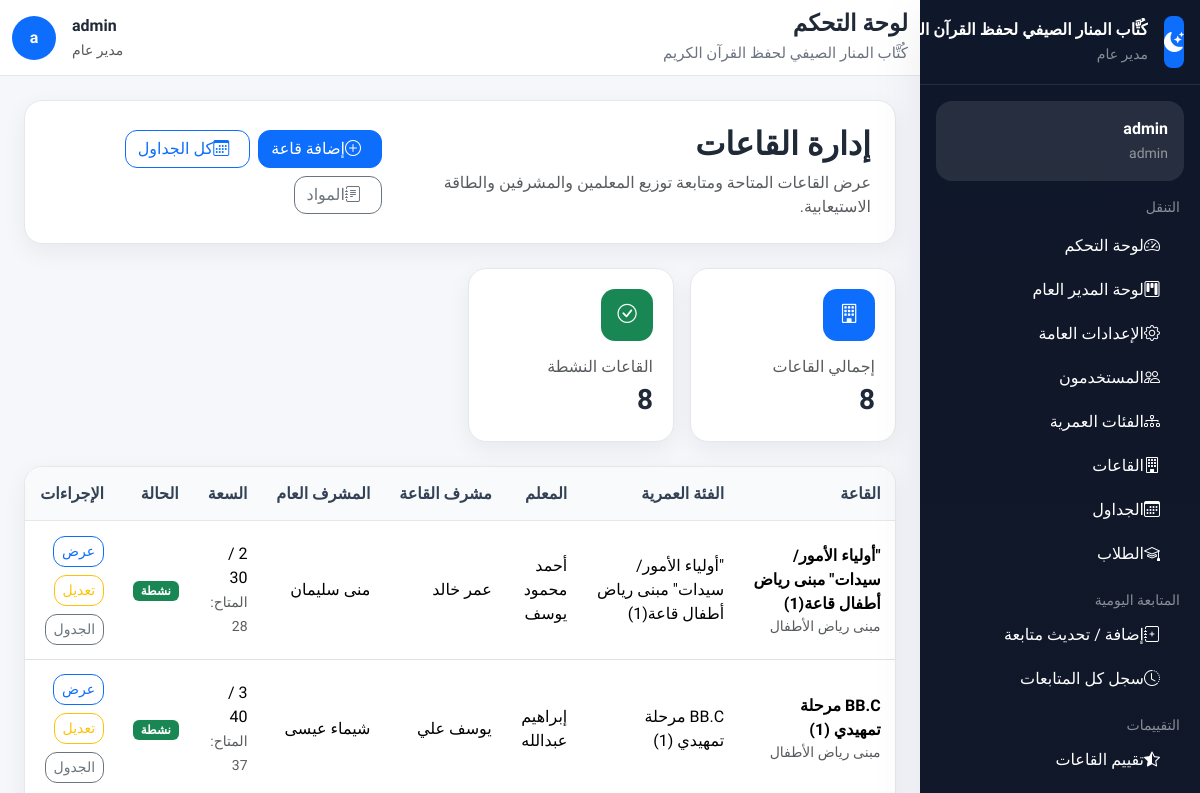
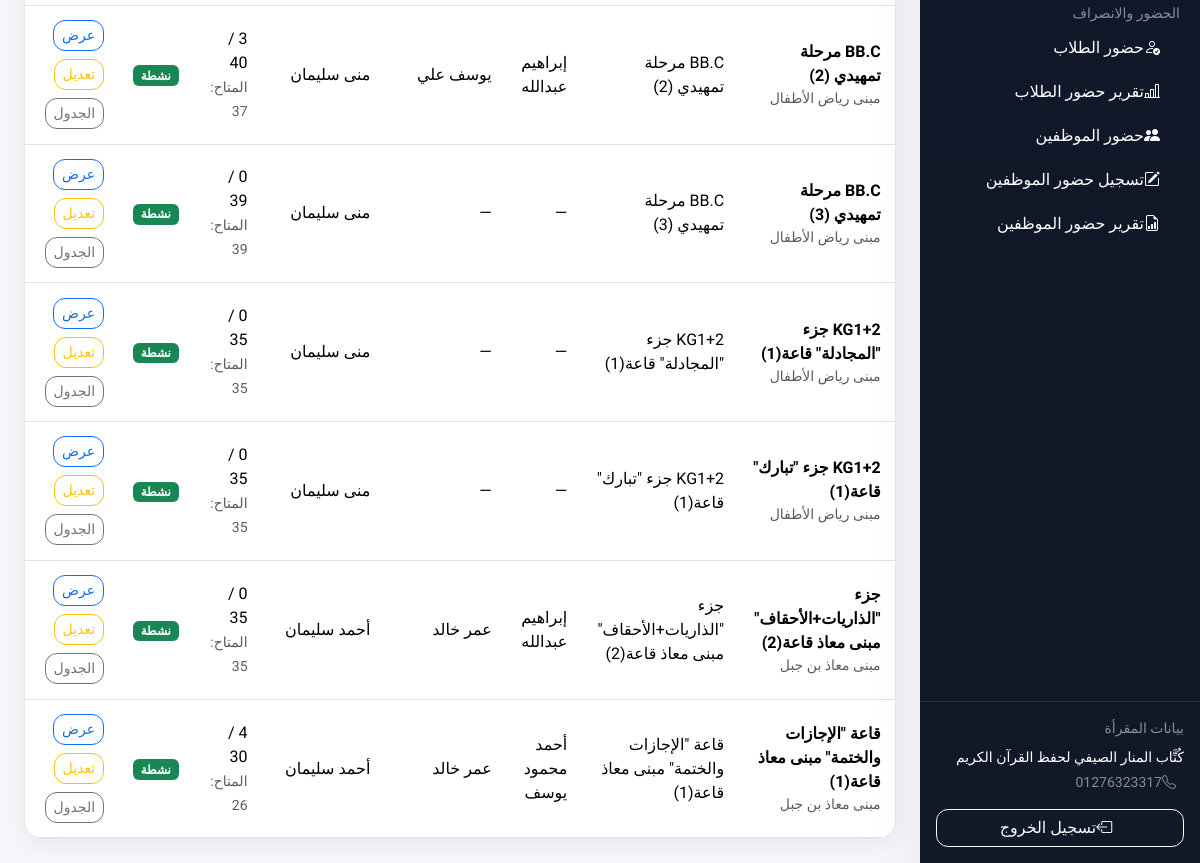
The app's page /halls/ (signed in), older data (2 pictures, top to bottom).
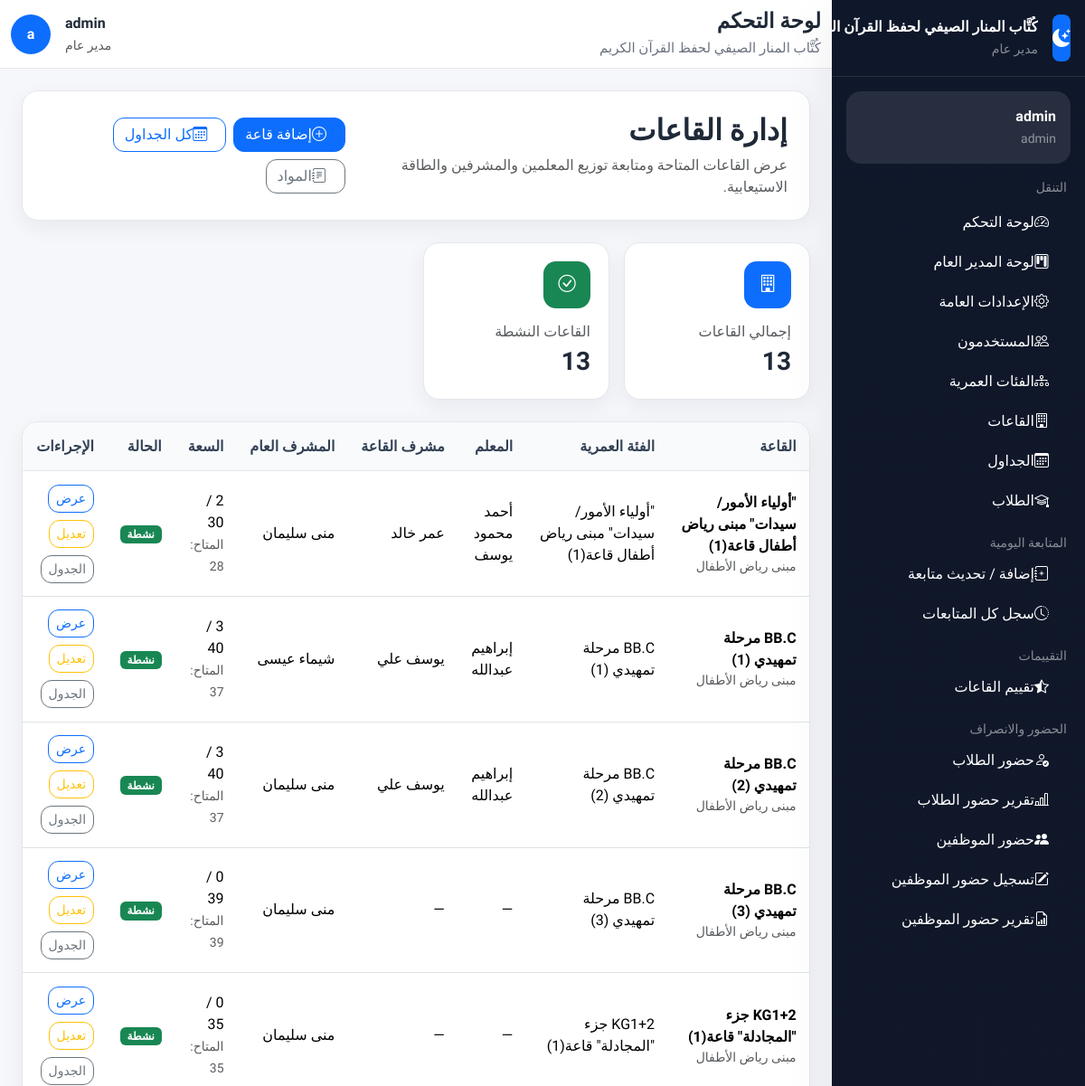
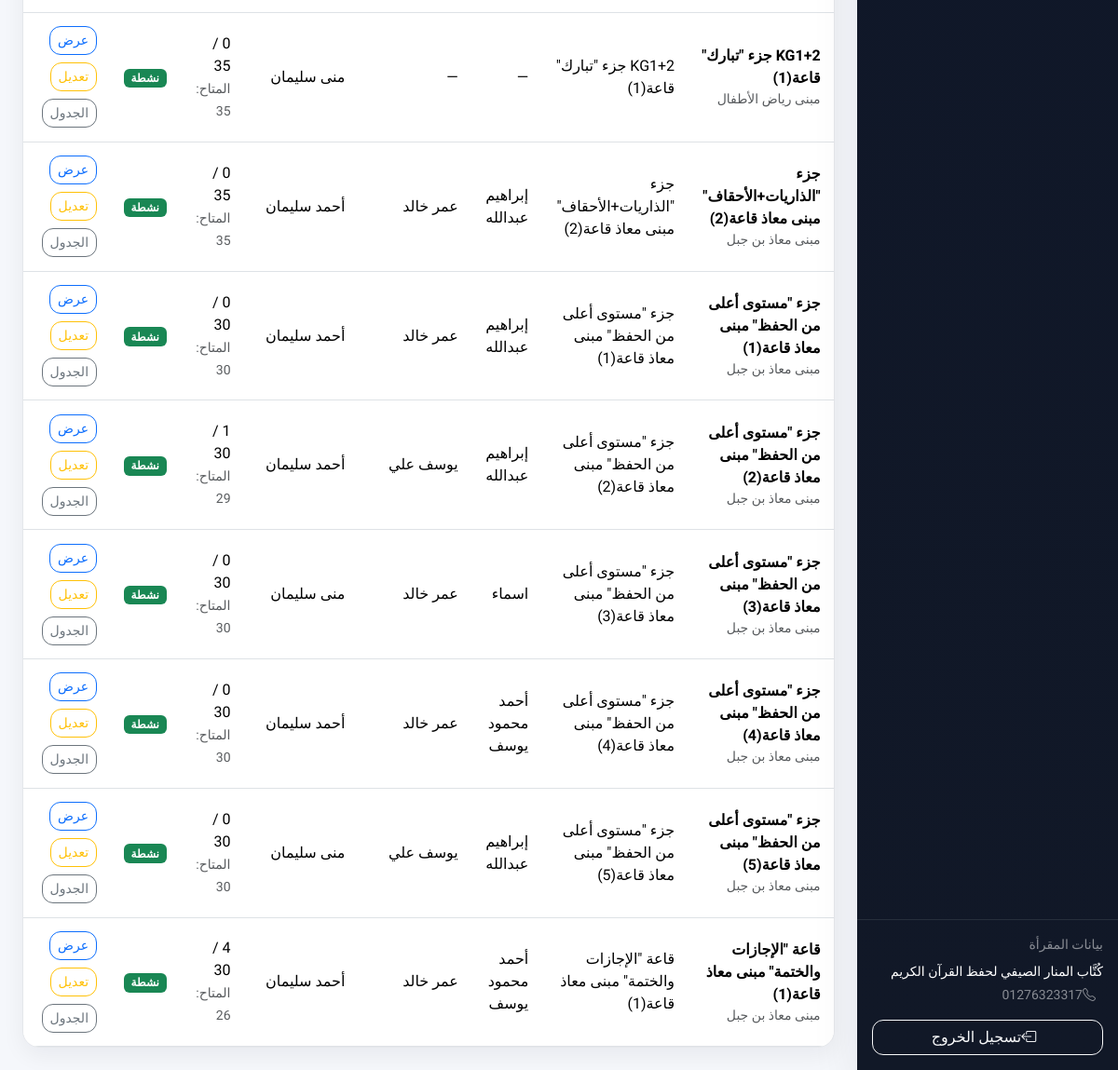
The same page, newer data (2 pictures, top to bottom).
### halls/models.py (models this page shows, shortened)
class Hall(models.Model):
    name = models.CharField(max_length=100, verbose_name='اسم القاعة')
    location = models.CharField(max_length=200, verbose_name='موقع القاعة')
    age_group = models.ForeignKey(
        'students.AgeGroup',
        on_delete=models.SET_NULL,
        null=True,
        blank=True,
        related_name='halls',
        verbose_name='الفئة العمرية'
    )
    max_students = models.PositiveIntegerField(default=30, verbose_name='أقصى عدد للطلاب')
    general_supervisor = models.ForeignKey(
        User,
        on_delete=models.SET_NULL,
        null=True,
        blank=True,
        related_name='managed_halls',
        limit_choices_to={'role': 'general_supervisor'},
        verbose_name='المشرف العام المسؤول'
    )
    teacher = models.ForeignKey(
        User,
        on_delete=models.SET_NULL,
        null=True,
        blank=True,
        related_name='teaching_halls',
        limit_choices_to={'role': 'teacher'},
        verbose_name='المعلم'
    )
    supervisor = models.ForeignKey(
        User,
        on_delete=models.SET_NULL,
        null=True,
        blank=True,
        related_name='supervising_halls',
        limit_choices_to={'role': 'hall_supervisor'},
        verbose_name='مشرف القاعة'
    )
    current_juz = models.PositiveIntegerField(
        default=30,
        verbose_name='الجزء الحالي الذي تبدأ منه القاعة'
    )
    required_completed_juz_count = models.PositiveIntegerField(
        default=0,
        verbose_name='عدد الأجزاء المطلوبة قبل دخول القاعة'
    )
    is_active = models.BooleanField(default=True, verbose_name='نشطة')
    created_at = models.DateTimeField(auto_now_add=True)
    def get_current_students_count(self):
        return self.students.filter(status='active').count()
    def get_available_seats(self):
        return self.max_students - self.get_current_students_count()
    class Meta:
        verbose_name = 'قاعة'
        verbose_name_plural = 'القاعات'
        ordering = ['name']

### students/models.py (models this page shows, shortened)
class AgeGroup(models.Model):
    name = models.CharField(max_length=100, verbose_name='اسم الفئة')
    min_age = models.PositiveIntegerField(verbose_name='الحد الأدنى للسن')
    max_age = models.PositiveIntegerField(verbose_name='الحد الأقصى للسن')
    order = models.PositiveIntegerField(default=0, verbose_name='الترتيب')
    is_active = models.BooleanField(default=True, verbose_name='نشطة')
    class Meta:
        verbose_name = 'فئة عمرية'
        verbose_name_plural = 'الفئات العمرية'
        ordering = ['order', 'min_age']

### accounts/models.py (models this page shows, shortened)
class User(AbstractUser):
    ROLE_GENERAL_MANAGER = 'general_manager'
    ROLE_GENERAL_SUPERVISOR = 'general_supervisor'
    ROLE_HALL_SUPERVISOR = 'hall_supervisor'
    ROLE_TEACHER = 'teacher'
    ROLE_PARENT = 'parent'
    ROLES = [
        (ROLE_GENERAL_MANAGER, 'مدير عام'),
        (ROLE_GENERAL_SUPERVISOR, 'مشرف عام'),
        (ROLE_HALL_SUPERVISOR, 'مشرف قاعات'),
        (ROLE_TEACHER, 'معلم'),
        (ROLE_PARENT, 'ولي أمر'),
    ]
    role = models.CharField(
        max_length=30,
        choices=ROLES,
        default=ROLE_PARENT,
        verbose_name='الدور الوظيفي'
    )
    phone = models.CharField(
        max_length=20,
        blank=True,
        null=True,
        verbose_name='رقم الهاتف'
    )
    profile_picture = models.ImageField(
        upload_to='profiles/',
        blank=True,
        null=True,
        verbose_name='الصورة الشخصية'
    )
    can_manage_users = models.BooleanField(default=False, verbose_name='إدارة المستخدمين')
    can_manage_halls = models.BooleanField(default=False, verbose_name='إدارة القاعات')
    can_manage_students = models.BooleanField(default=False, verbose_name='إدارة الطلاب')
    can_manage_attendance = models.BooleanField(default=False, verbose_name='إدارة الحضور')
    can_manage_evaluations = models.BooleanField(default=False, verbose_name='إدارة التقييمات')
    can_manage_settings = models.BooleanField(default=False, verbose_name='إدارة الإعدادات')
    @property
    def is_general_manager(self):
        return self.role == self.ROLE_GENERAL_MANAGER
    @property
    def is_general_supervisor(self):
        return self.role == self.ROLE_GENERAL_SUPERVISOR
    @property
    def is_hall_supervisor(self):
        return self.role == self.ROLE_HALL_SUPERVISOR
    @property
    def is_teacher(self):
        return self.role == self.ROLE_TEACHER
    @property
    def is_parent(self):
        return self.role == self.ROLE_PARENT
    @property
    def is_staff_member(self):
        return self.role != self.ROLE_PARENT
    class Meta:
        verbose_name = 'مستخدم'
        verbose_name_plural = 'المستخدمون'

### halls/views.py (the view, shortened to what this page needs)
# urls.py: path('',                    views.HallListView.as_view(),      name='list'),
class HallListView(StaffRequiredMixin, View):
    def get_queryset(self, request):
        user = request.user
        qs = Hall.objects.select_related(
            'teacher', 'supervisor', 'general_supervisor', 'age_group'
        )
        if user.is_general_manager:
            return qs
    def get(self, request):
        halls = self.get_queryset(request)
        context = {
            'halls': halls,
            'total': halls.count(),
            'active': halls.filter(is_active=True).count(),
        }
        return render(request, 'halls/list.html', context)

### accounts/context_processors.py (called while the page is built)
def user_role_context(request):
    if not request.user.is_authenticated:
        return {}
    user = request.user
    return {
        'is_general_manager':    user.is_general_manager,
        'is_general_supervisor': user.is_general_supervisor,
        'is_hall_supervisor':    user.is_hall_supervisor,
        'is_teacher':            user.is_teacher,
        'is_parent':             user.is_parent,
        'user_role_display':     user.get_role_display(),
    }

def site_settings(request):
    settings = SiteSettings.get_settings()
    return {
        'SITE_NAME':        settings.name,
        'SITE_LOGO':        settings.logo,
        'SITE_PHONE':       settings.phone,
        'SITE_SETTINGS':    settings,
        'ALLOW_REGISTRATION': settings.allow_registration,
    }

### accounts/models.py (called while the page is built)
    @classmethod
    def get_settings(cls):
        obj, _ = cls.objects.get_or_create(pk=1)
        return obj

### accounts/permissions.py (called while the page is built)
    def test_func(self):
        return self.request.user.is_authenticated and self.request.user.is_staff_member

### templates/halls/list.html (shortened to what the changed rows need)
{% extends "base.html" %}
{% block content %}
<div class="page-card p-4 mb-4">
    <div class="d-flex flex-column flex-lg-row justify-content-between align-items-lg-center gap-3">
        <div>
            <h2 class="fw-bold mb-2">إدارة القاعات</h2>
        </div>
    </div>
</div>
<div class="row g-3 mb-4">
    <div class="col-md-6 col-xl-3">
        <div class="stat-card">
            <div class="stat-icon bg-primary"><i class="bi bi-building"></i></div>
            <div class="text-muted">إجمالي القاعات</div>
            <div class="fs-3 fw-bold">{{ total }}</div>
        </div>
    </div>
    <div class="col-md-6 col-xl-3">
        <div class="stat-card">
            <div class="stat-icon bg-success"><i class="bi bi-check-circle"></i></div>
            <div class="text-muted">القاعات النشطة</div>
            <div class="fs-3 fw-bold">{{ active }}</div>
        </div>
    </div>
</div>
<div class="page-card p-0 overflow-hidden">
    {% if halls %}
        <div class="table-responsive">
            <table class="table table-modern align-middle mb-0">
                <thead>
                    <tr>
                        <th>القاعة</th>
                        <th>الفئة العمرية</th>
                        <th>المعلم</th>
                        <th>مشرف القاعة</th>
                        <th>المشرف العام</th>
                        <th>السعة</th>
                        <th>الحالة</th>
                        <th>الإجراءات</th>
                    </tr>
                </thead>
                <tbody>
                    {% for hall in halls %}
                    <tr>
                        <td>
                            <div class="fw-bold">{{ hall.name }}</div>
                            <div class="text-muted small">{{ hall.location }}</div>
                        </td>
                        <td>{{ hall.age_group.name|default:"—" }}</td>
                        <td>{{ hall.teacher.get_full_name|default:"—" }}</td>
                        <td>{{ hall.supervisor.get_full_name|default:"—" }}</td>
                        <td>{{ hall.general_supervisor.get_full_name|default:"—" }}</td>
                        <td>
                            <div>{{ hall.get_current_students_count }} / {{ hall.max_students }}</div>
                            <small class="text-muted">المتاح: {{ hall.get_available_seats }}</small>
                        </td>
                        <td>
                            {% if hall.is_active %}
                                <span class="badge text-bg-success">نشطة</span>
                            {% else %}
                                <span class="badge text-bg-secondary">غير نشطة</span>
                            {% endif %}
                        </td>
                        <td>
                            <div class="d-flex flex-wrap gap-2">
                                <a href="{% url 'halls:detail' hall.pk %}" class="btn btn-sm btn-outline-primary">عرض</a>
                                {% if user.is_general_manager or user.is_general_supervisor %}
                                    <a href="{% url 'halls:update' hall.pk %}" class="btn btn-sm btn-outline-warning">تعديل</a>
                                    <a href="{% url 'halls:schedule' hall.pk %}" class="btn btn-sm btn-outline-secondary">الجدول</a>
                                {% endif %}
                            </div>
                        </td>
                    </tr>
                    {% endfor %}
                </tbody>
            </table>
        </div>
    {% else %}
        <div class="empty-state">لا توجد قاعات متاحة للعرض.</div>
    {% endif %}
</div>
{% endblock %}

Row changes from the older to the newer data that the page shows:
added Hall: name "جزء \"مستوى أعلى من الحفظ\" مبنى معاذ قاعة(1)", location "مبنى معاذ بن جبل", age_group.name "جزء \"مستوى أعلى من الحفظ\" مبنى معاذ قاعة(1)", teacher.get_full_name "إبراهيم عبدالله", supervisor.get_full_name "عمر خالد", general_supervisor.get_full_name "أحمد سليمان", max_students "30", get_available_seats "30", is_active "نشطة"
added Hall: name "جزء \"مستوى أعلى من الحفظ\" مبنى معاذ قاعة(2)", location "مبنى معاذ بن جبل", age_group.name "جزء \"مستوى أعلى من الحفظ\" مبنى معاذ قاعة(2)", teacher.get_full_name "إبراهيم عبدالله", supervisor.get_full_name "يوسف علي", general_supervisor.get_full_name "أحمد سليمان", max_students "30", get_available_seats "29", is_active "نشطة"
added Hall: name "جزء \"مستوى أعلى من الحفظ\" مبنى معاذ قاعة(3)", location "مبنى معاذ بن جبل", age_group.name "جزء \"مستوى أعلى من الحفظ\" مبنى معاذ قاعة(3)", teacher.get_full_name "اسماء", supervisor.get_full_name "عمر خالد", general_supervisor.get_full_name "منى سليمان", max_students "30", get_available_seats "30", is_active "نشطة"
added Hall: name "جزء \"مستوى أعلى من الحفظ\" مبنى معاذ قاعة(4)", location "مبنى معاذ بن جبل", age_group.name "جزء \"مستوى أعلى من الحفظ\" مبنى معاذ قاعة(4)", teacher.get_full_name "أحمد محمود يوسف", supervisor.get_full_name "عمر خالد", general_supervisor.get_full_name "أحمد سليمان", max_students "30", get_available_seats "30", is_active "نشطة"
added Hall: name "جزء \"مستوى أعلى من الحفظ\" مبنى معاذ قاعة(5)", location "مبنى معاذ بن جبل", age_group.name "جزء \"مستوى أعلى من الحفظ\" مبنى معاذ قاعة(5)", teacher.get_full_name "إبراهيم عبدالله", supervisor.get_full_name "يوسف علي", general_supervisor.get_full_name "منى سليمان", max_students "30", get_available_seats "30", is_active "نشطة"
Text that changed along with them:
{{ total }}: "8" → "13"
{{ active }}: "8" → "13"
